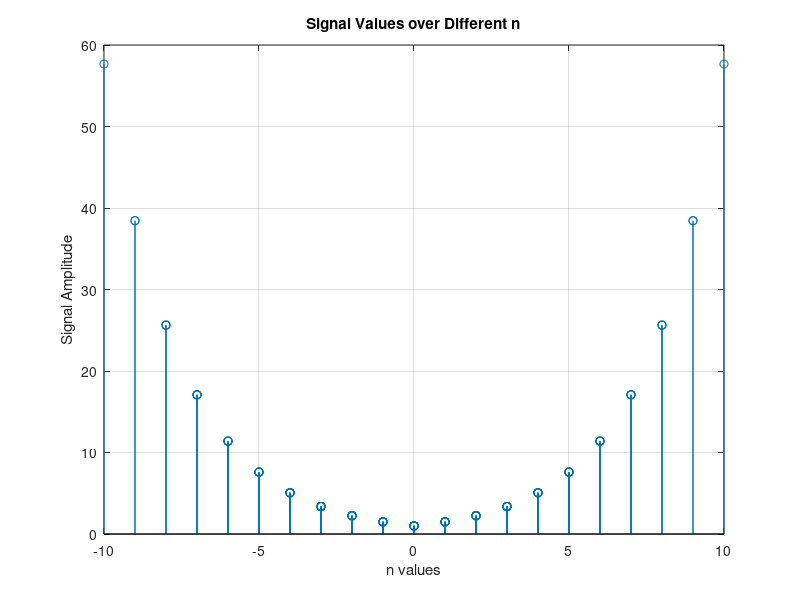
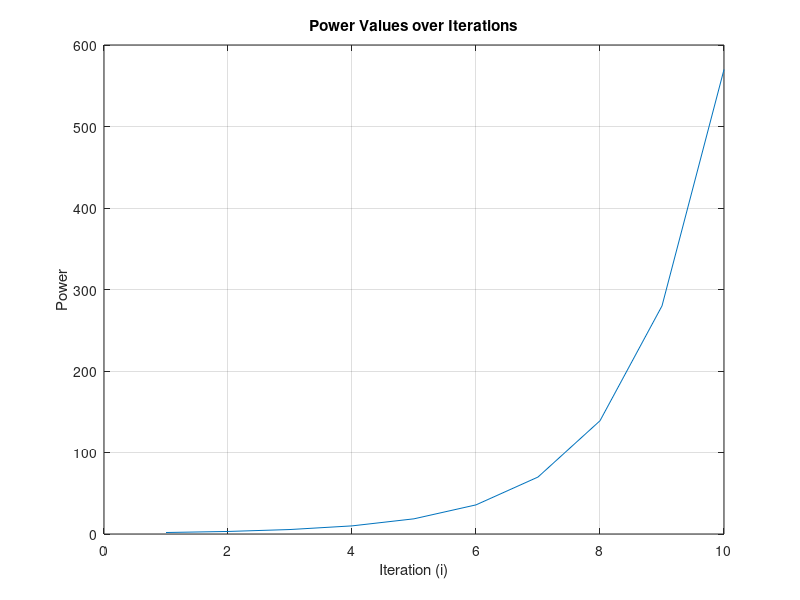
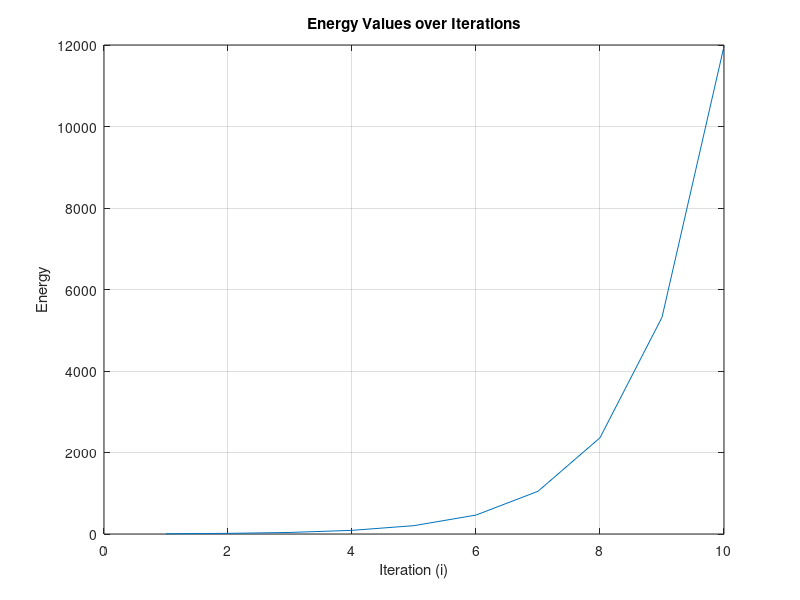

MATLAB code to generate these figures, in order:
a = 1.5;
n_values = [];
signal_values = [];
energy_values = [];
power_values = [];

% Loop through different extension sizes to observe convergence
for i = 1:10
    n = -i:i;  % Extend range of n for each iteration
    n_values = [n_values, n];

    % Compute the signal x[n] = a^|n|
    signal = a.^abs(n);
    signal_values = [signal_values, signal];

    % Calculate energy and power for the current extension
    energy = sum(abs(signal).^2);  % Numerical energy calculation
    energy_values = [energy_values, energy];

    power = mean(abs(signal).^2);  % Numerical power calculation
    power_values = [power_values, power];
end

% Define the iteration values for plotting energy and power vs. extension size
i_values = 1:10;

% Plot the signal (use stem for discrete signal as per instructions)
figure;
stem(n_values, signal_values);  % Stem plot for x[n] = a^|n|
title('Signal Values over Different n');
xlabel('n values');
ylabel('Signal Amplitude');
grid on;

% Plot power values to show convergence over increasing extension sizes
figure;
plot(i_values, power_values);
title('Power Values over Iterations');
xlabel('Iteration (i)');
ylabel('Power');
grid on;

% Plot energy values to show convergence over increasing extension sizes
figure;
plot(i_values, energy_values);
title('Energy Values over Iterations');
xlabel('Iteration (i)');
ylabel('Energy');
grid on;


% Display numerical results to compare with theoretical values
disp('Numerical Energy Values:');
disp(energy_values);

disp('Numerical Power Values:');
disp(power_values);
